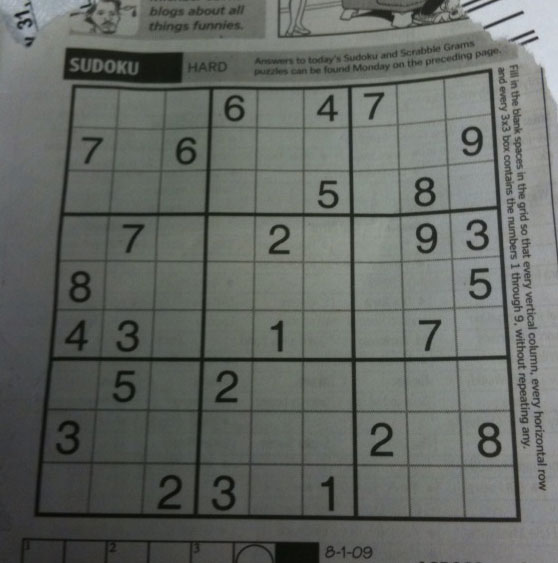
#> input picture data/sudoku.png, 558 x 563 px
$ python houghlines.py
#> lines starting #> are read from the running program, lines starting #| are printed output that depends on the picture; after the words box and inside, x2 and y2 are one past the last pixel; in counts of white or black regions, pixels touching at a corner belong together
import cv2
import numpy as np

img = cv2.imread('../data/sudoku.png')
#> img is the input picture: shape (563, 558, 3); mean B, G, R 99.5, 104.1, 100
img_lines1 = img.copy()
img_lines2 = img.copy()

gray = cv2.cvtColor(img, cv2.COLOR_BGR2GRAY)
#gray = img
edges = cv2.Canny(gray, 50, 150, apertureSize = 3)
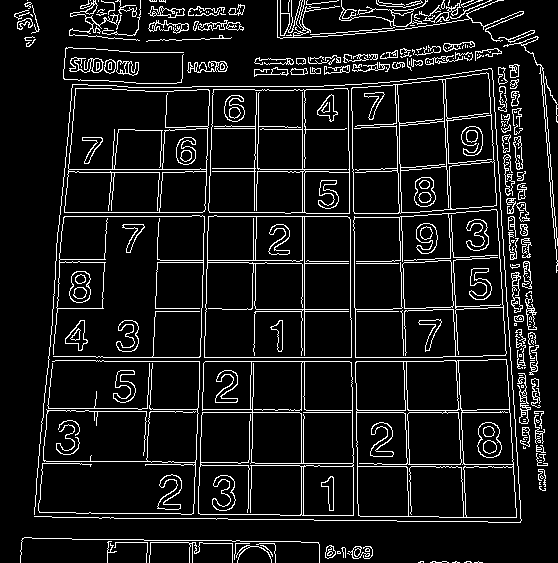
#> edges: shape (563, 558); 9.4% white in thin lines or dots

lines = cv2.HoughLines(edges, 1, np.pi/180, 200)
#> lines = 29 rows, first 8: [361, 1.57], [357, 1.57], [304, 0], [412, 1.57], [212, 0.0349], [216, 0.0349], [216, 1.57], [-349, 3.12]

for line in lines:
    rho, theta = line[0]
    a = np.cos(theta)
    b = np.sin(theta)
    x0 = a * rho
    y0 = b * rho
    x1 = int(x0 + 1000 * (-b))
    y1 = int(y0 + 1000 * (a))
    x2 = int(x0 - 1000 * (-b))
    y2 = int(y0 - 1000 * (a))

    cv2.line(img_lines1, (x1, y1), (x2, y2), (0, 0, 255), 1)
#> this loop made 29 passes
#> (rho, theta, a, b, x0, y0, x1, y1) on passes 1 to 12: (361, 1.57, -4.37e-08, 1, -1.58e-05, 361, -1000, 360), (357, 1.57, -4.37e-08, 1, -1.56e-05, 357, -1000, 356), (304, 0, 1, 0, 304, 0, 304, 1000), (412, 1.57, -4.37e-08, 1, -1.8e-05, 412, -1000, 411), (212, 0.0349, 0.999, 0.0349, 211.9, 7.4, 176, 1006), (216, 0.0349, 0.999, 0.0349, 215.9, 7.54, 180, 1006), (216, 1.57, -4.37e-08, 1, -9.44e-06, 216, -1000, 215), (-349, 3.12, -1, 0.0175, 348.9, -6.09, 331, -1005), (169, 1.57, -4.37e-08, 1, -7.39e-06, 169, -1000, 168), (257, 0.0175, 1, 0.0175, 257, 4.49, 239, 1004), (212, 1.57, -4.37e-08, 1, -9.27e-06, 212, -1000, 211), (-393, 3.11, -0.999, 0.0349, 392.8, -13.72, 357, -1013)
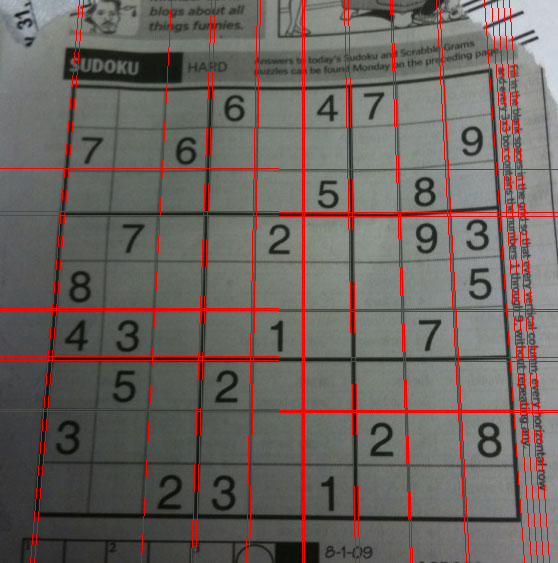
#> img_lines1: shape (563, 558, 3); 5.13% of pixels changed, all inside (x1, y1, x2, y2) = (0, 0, 558, 563)

lines_p = cv2.HoughLinesP(edges, 1, np.pi/180, 100, minLineLength = 50, maxLineGap = 10)
#> lines_p = 126 rows, first 6: [175, 412, 543, 412], [96, 361, 443, 361], [196, 459, 203, 244], [96, 357, 442, 357], [450, 250, 464, 521], [304, 418, 304, 86]

for line in lines_p:
    x1, y1, x2, y2 = line[0]
    cv2.line(img_lines2, (x1, y1), (x2, y2), (0, 255, 0), 1)
#> this loop made 126 passes
#> (x1, y1, x2, y2) on passes 1 to 12: (175, 412, 543, 412), (96, 361, 443, 361), (196, 459, 203, 244), (96, 357, 442, 357), (450, 250, 464, 521), (304, 418, 304, 86), (250, 420, 251, 362), (59, 216, 354, 216), (351, 84, 354, 292), (60, 212, 305, 212), (199, 485, 207, 244), (401, 210, 411, 521)
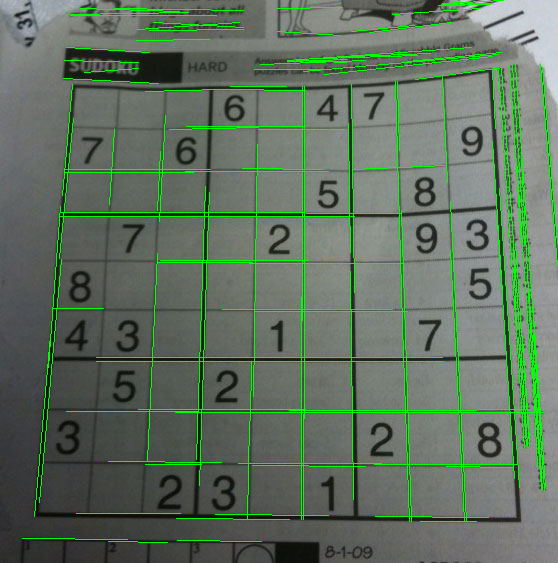
#> img_lines2: shape (563, 558, 3); 5.59% of pixels changed, all inside (x1, y1, x2, y2) = (22, 0, 558, 543)


imgs = np.hstack([img, img_lines1, img_lines2])
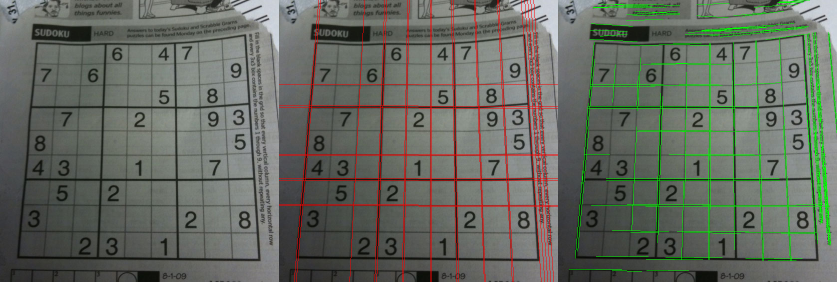
#> imgs: shape (563, 1674, 3) (shown at 1/2 size); mean B, G, R 96.4, 105.6, 101.2
cv2.imshow('Multi_pics', imgs)
#cv2.imshow('Gray', gray)
#cv2.imshow('Edges', edges)
cv2.waitKey(0)

$ run again, with data/aloeGT.png copied over data/sudoku.png
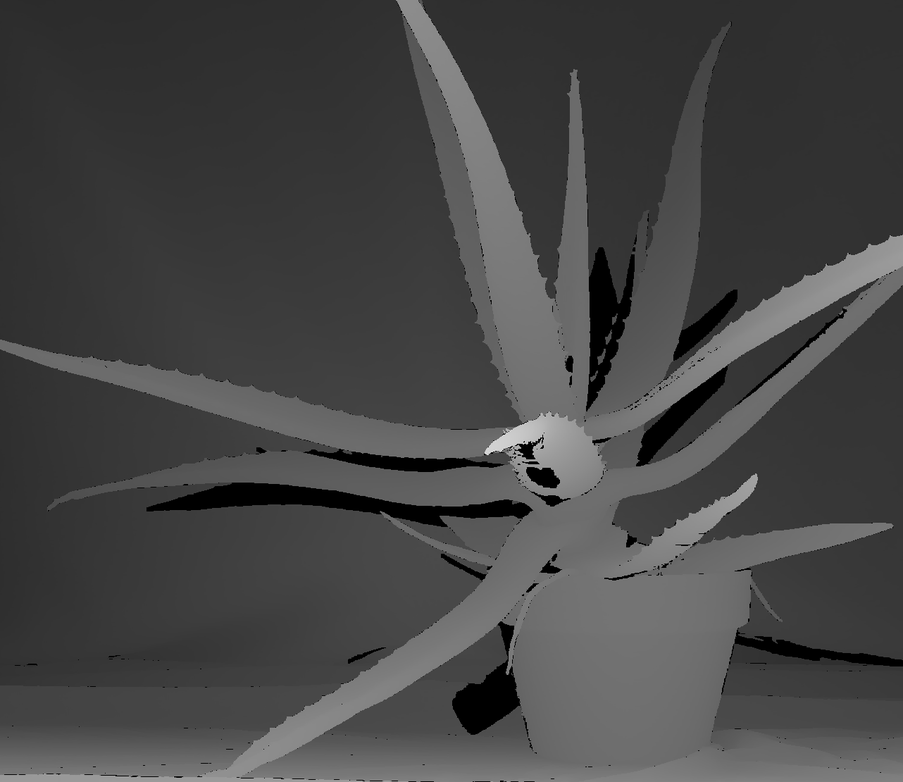
#> input picture data/aloeGT.png, 903 x 782 px, shrunk from 1282 x 1110 before the run
#> img is the input picture: shape (782, 903, 3); min 0, max 233, mean 69.8
#> `edges = cv2.Canny(gray, 50, 150, apertureSize = 3)`:
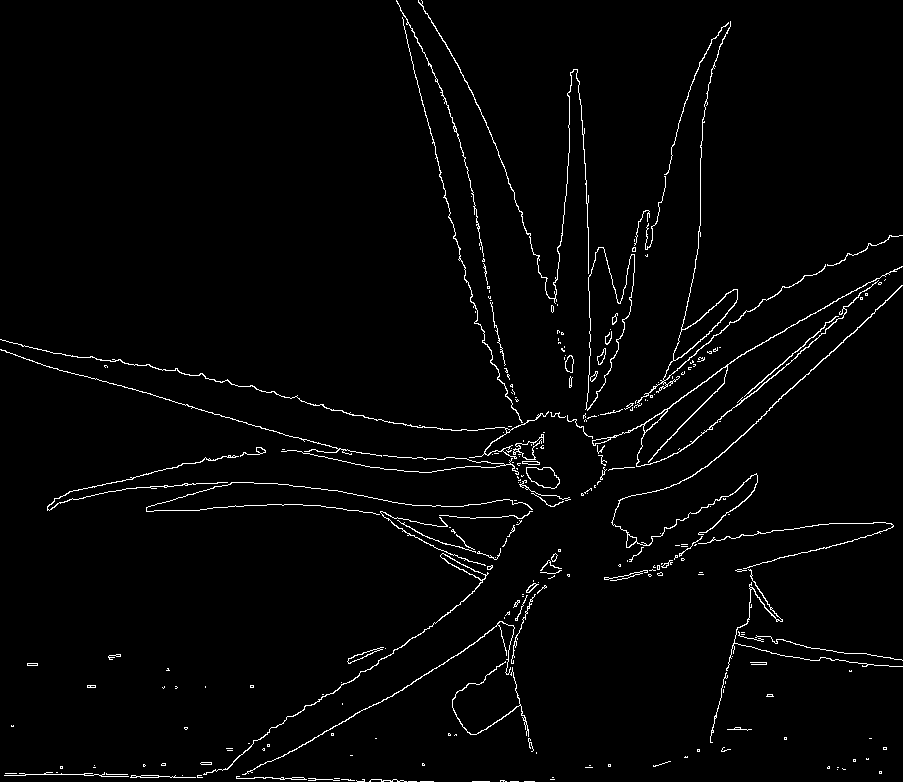
#> edges: shape (782, 903); 2.2% white in thin lines or dots
#> lines = [[-385, 2.9], [824, 0.82], [773, 1.59]]
#> the loop `for line in lines:` made 3 passes
#> (rho, theta, a, b, x0, y0, x1, y1) on passes 1 to 3: (-385, 2.9, -0.97, 0.242, 373.6, -93.14, 131, -1063), (824, 0.82, 0.682, 0.731, 562, 602.6, -169, 1284), (773, 1.59, -0.0175, 1, -13.49, 772.9, -1013, 755)
#> lines_p = 35 rows, first 6: [23, 358, 128, 388], [403, 24, 468, 285], [792, 388, 898, 289], [683, 449, 886, 273], [236, 777, 433, 781], [730, 362, 868, 282]
#> the loop `for line in lines_p:` made 35 passes
#> `imgs = np.hstack([img, img_lines1, img_lines2])`:
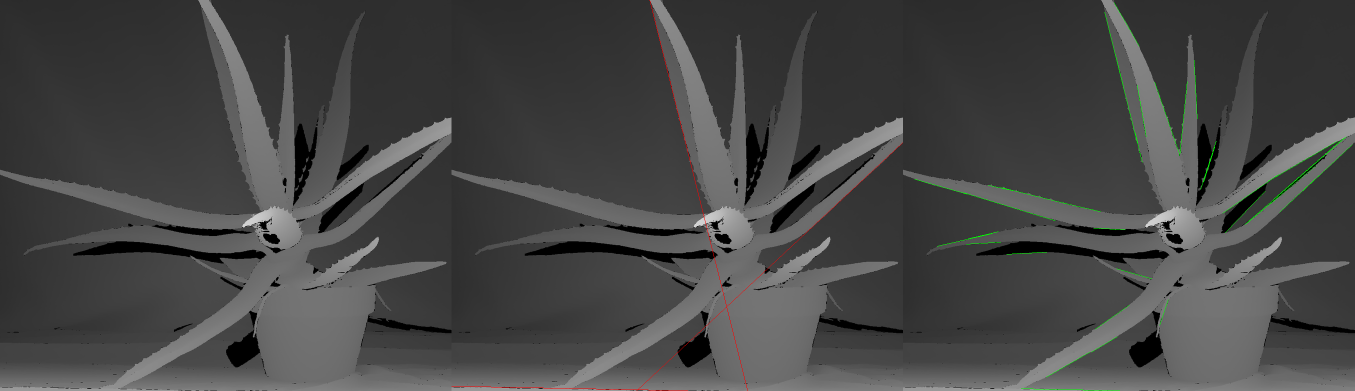
#> imgs: shape (782, 2709, 3) (shown at 1/2 size); mean B, G, R 69.6, 70, 69.8
